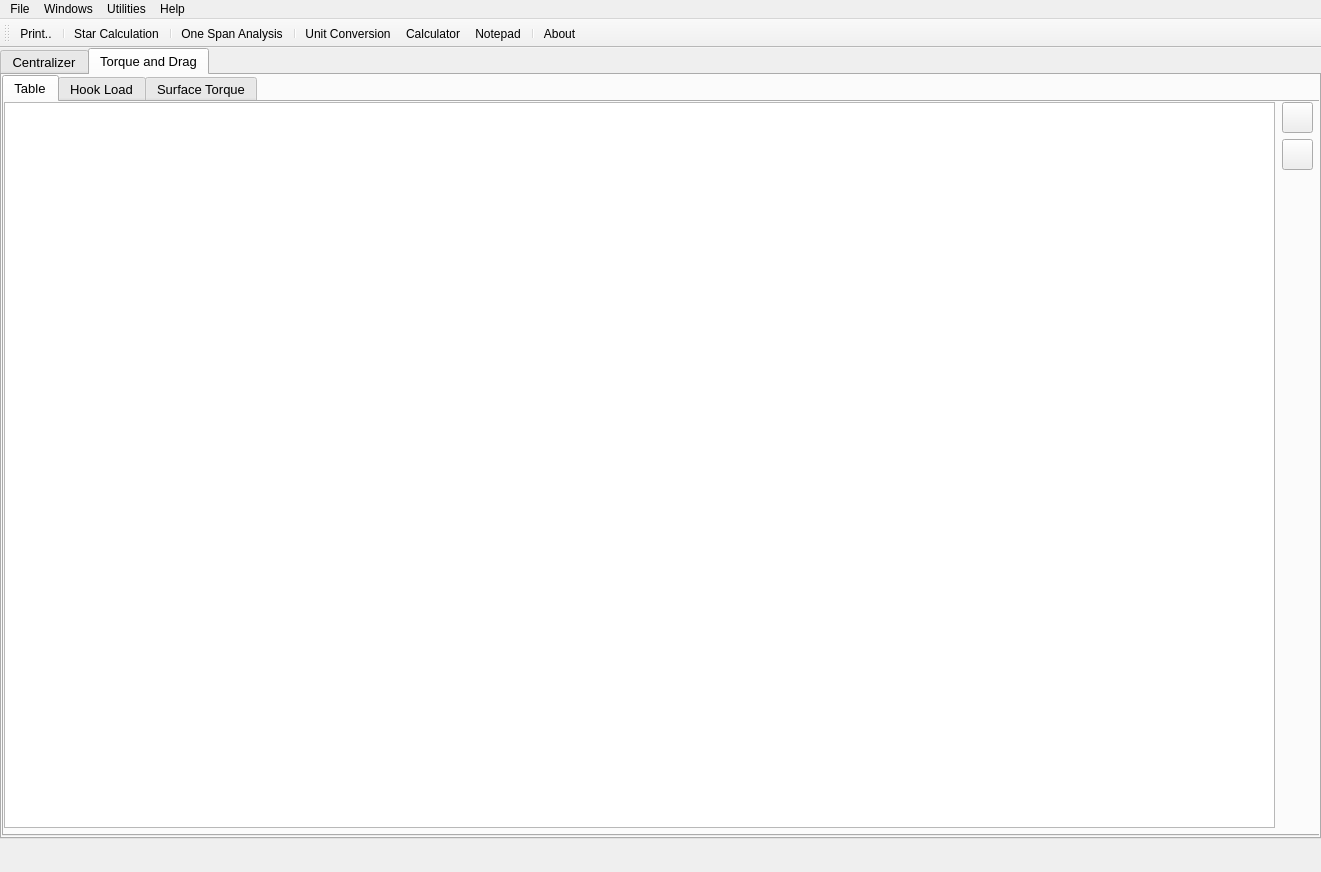
<?xml version="1.0" encoding="UTF-8"?>
<ui version="4.0">
 <class>OutputWindow</class>
 <widget class="QMainWindow" name="OutputWindow">
  <property name="geometry">
   <rect>
    <x>0</x>
    <y>0</y>
    <width>1321</width>
    <height>872</height>
   </rect>
  </property>
  <property name="windowTitle">
   <string>Central Software - Output Window</string>
  </property>
  <widget class="QWidget" name="centralwidget">
   <widget class="QTabWidget" name="tabWidget">
    <property name="geometry">
     <rect>
      <x>0</x>
      <y>0</y>
      <width>1321</width>
      <height>791</height>
     </rect>
    </property>
    <property name="font">
     <font>
      <pointsize>10</pointsize>
     </font>
    </property>
    <property name="currentIndex">
     <number>1</number>
    </property>
    <widget class="QWidget" name="tab">
     <attribute name="title">
      <string>Centralizer</string>
     </attribute>
     <widget class="QTabWidget" name="tabWidget_2">
      <property name="geometry">
       <rect>
        <x>0</x>
        <y>0</y>
        <width>1321</width>
        <height>761</height>
       </rect>
      </property>
      <property name="currentIndex">
       <number>0</number>
      </property>
      <widget class="QWidget" name="tab_3">
       <attribute name="title">
        <string>Tables</string>
       </attribute>
       <widget class="QTabWidget" name="tabWidget_3">
        <property name="geometry">
         <rect>
          <x>0</x>
          <y>0</y>
          <width>1321</width>
          <height>731</height>
         </rect>
        </property>
        <property name="currentIndex">
         <number>0</number>
        </property>
        <widget class="QWidget" name="tab_9">
         <attribute name="title">
          <string>Summary</string>
         </attribute>
         <widget class="MatplotlibWidget" name="owMechanicalState_graphicsView">
          <property name="geometry">
           <rect>
            <x>0</x>
            <y>0</y>
            <width>281</width>
            <height>697</height>
           </rect>
          </property>
         </widget>
         <widget class="QLabel" name="label">
          <property name="geometry">
           <rect>
            <x>290</x>
            <y>10</y>
            <width>91</width>
            <height>21</height>
           </rect>
          </property>
          <property name="text">
           <string>Table color:</string>
          </property>
         </widget>
         <widget class="QTableWidget" name="owSummary_tableWidget">
          <property name="geometry">
           <rect>
            <x>290</x>
            <y>40</y>
            <width>1021</width>
            <height>657</height>
           </rect>
          </property>
         </widget>
         <widget class="QLabel" name="label_2">
          <property name="geometry">
           <rect>
            <x>420</x>
            <y>10</y>
            <width>121</width>
            <height>20</height>
           </rect>
          </property>
          <property name="text">
           <string>No Centralizer</string>
          </property>
         </widget>
         <widget class="QLabel" name="label_3">
          <property name="geometry">
           <rect>
            <x>550</x>
            <y>10</y>
            <width>121</width>
            <height>20</height>
           </rect>
          </property>
          <property name="text">
           <string>Specify spacing</string>
          </property>
         </widget>
         <widget class="QLabel" name="label_4">
          <property name="geometry">
           <rect>
            <x>690</x>
            <y>10</y>
            <width>121</width>
            <height>20</height>
           </rect>
          </property>
          <property name="text">
           <string>Specify standoff</string>
          </property>
         </widget>
         <widget class="QLabel" name="label_5">
          <property name="geometry">
           <rect>
            <x>836</x>
            <y>10</y>
            <width>121</width>
            <height>20</height>
           </rect>
          </property>
          <property name="text">
           <string>Specify location</string>
          </property>
         </widget>
        </widget>
        <widget class="QWidget" name="tab_10">
         <attribute name="title">
          <string>Centralizer Calculation</string>
         </attribute>
         <widget class="QLabel" name="label_6">
          <property name="geometry">
           <rect>
            <x>556</x>
            <y>10</y>
            <width>121</width>
            <height>20</height>
           </rect>
          </property>
          <property name="text">
           <string>Specify location</string>
          </property>
         </widget>
         <widget class="QLabel" name="label_7">
          <property name="geometry">
           <rect>
            <x>10</x>
            <y>10</y>
            <width>91</width>
            <height>21</height>
           </rect>
          </property>
          <property name="text">
           <string>Table color:</string>
          </property>
         </widget>
         <widget class="QLabel" name="label_8">
          <property name="geometry">
           <rect>
            <x>410</x>
            <y>10</y>
            <width>121</width>
            <height>20</height>
           </rect>
          </property>
          <property name="text">
           <string>Specify standoff</string>
          </property>
         </widget>
         <widget class="QLabel" name="label_9">
          <property name="geometry">
           <rect>
            <x>140</x>
            <y>10</y>
            <width>121</width>
            <height>20</height>
           </rect>
          </property>
          <property name="text">
           <string>No Centralizer</string>
          </property>
         </widget>
         <widget class="QLabel" name="label_10">
          <property name="geometry">
           <rect>
            <x>270</x>
            <y>10</y>
            <width>121</width>
            <height>20</height>
           </rect>
          </property>
          <property name="text">
           <string>Specify spacing</string>
          </property>
         </widget>
         <widget class="QPushButton" name="owCentralizerCalculationDown_pushButton">
          <property name="geometry">
           <rect>
            <x>1278</x>
            <y>70</y>
            <width>31</width>
            <height>31</height>
           </rect>
          </property>
          <property name="icon">
           <iconset>
            <normaloff>iconos/arrow-down-double.png</normaloff>iconos/arrow-down-double.png</iconset>
          </property>
         </widget>
         <widget class="QPushButton" name="owCentralizerCalculationUp_pushButton">
          <property name="geometry">
           <rect>
            <x>1278</x>
            <y>33</y>
            <width>31</width>
            <height>31</height>
           </rect>
          </property>
          <property name="icon">
           <iconset>
            <normaloff>iconos/arrow-up-double.png</normaloff>iconos/arrow-up-double.png</iconset>
          </property>
         </widget>
         <widget class="QTableWidget" name="owCentralizerCalculation_tableWidget">
          <property name="geometry">
           <rect>
            <x>0</x>
            <y>35</y>
            <width>1271</width>
            <height>661</height>
           </rect>
          </property>
         </widget>
        </widget>
       </widget>
      </widget>
      <widget class="QWidget" name="tab_4">
       <attribute name="title">
        <string>Spacing</string>
       </attribute>
       <widget class="MatplotlibWidget" name="owSpacing_graphicsView">
        <property name="geometry">
         <rect>
          <x>0</x>
          <y>0</y>
          <width>1311</width>
          <height>727</height>
         </rect>
        </property>
       </widget>
      </widget>
      <widget class="QWidget" name="tab_6">
       <attribute name="title">
        <string>Side Force</string>
       </attribute>
       <widget class="MatplotlibWidget" name="owSideForce_graphicsView">
        <property name="geometry">
         <rect>
          <x>0</x>
          <y>0</y>
          <width>1311</width>
          <height>727</height>
         </rect>
        </property>
       </widget>
      </widget>
      <widget class="QWidget" name="tab_5">
       <attribute name="title">
        <string>Standoff (%)</string>
       </attribute>
       <widget class="MatplotlibWidget" name="owStandoff_graphicsView">
        <property name="geometry">
         <rect>
          <x>0</x>
          <y>0</y>
          <width>1311</width>
          <height>727</height>
         </rect>
        </property>
       </widget>
      </widget>
      <widget class="QWidget" name="tab_7">
       <attribute name="title">
        <string>Dogleg</string>
       </attribute>
       <widget class="MatplotlibWidget" name="owDogleg_graphicsView">
        <property name="geometry">
         <rect>
          <x>0</x>
          <y>0</y>
          <width>1311</width>
          <height>727</height>
         </rect>
        </property>
       </widget>
      </widget>
      <widget class="QWidget" name="tab_8">
       <attribute name="title">
        <string>Side Force 2D</string>
       </attribute>
       <widget class="MatplotlibWidget" name="owSideForce2D_graphicsView">
        <property name="geometry">
         <rect>
          <x>0</x>
          <y>0</y>
          <width>1311</width>
          <height>727</height>
         </rect>
        </property>
       </widget>
      </widget>
     </widget>
    </widget>
    <widget class="QWidget" name="tab_2">
     <attribute name="title">
      <string>Torque and Drag</string>
     </attribute>
     <widget class="QTabWidget" name="tabWidget_4">
      <property name="geometry">
       <rect>
        <x>0</x>
        <y>0</y>
        <width>1321</width>
        <height>761</height>
       </rect>
      </property>
      <property name="currentIndex">
       <number>0</number>
      </property>
      <widget class="QWidget" name="tab_11">
       <attribute name="title">
        <string>Table</string>
       </attribute>
       <widget class="QTableWidget" name="owTorqueAndDrag_tableWidget">
        <property name="geometry">
         <rect>
          <x>0</x>
          <y>0</y>
          <width>1271</width>
          <height>726</height>
         </rect>
        </property>
       </widget>
       <widget class="QPushButton" name="owTorqueAndDragDown_pushButton">
        <property name="geometry">
         <rect>
          <x>1278</x>
          <y>37</y>
          <width>31</width>
          <height>31</height>
         </rect>
        </property>
        <property name="icon">
         <iconset>
          <normaloff>iconos/arrow-down-double.png</normaloff>iconos/arrow-down-double.png</iconset>
        </property>
       </widget>
       <widget class="QPushButton" name="owTorqueAndDragUp_pushButton">
        <property name="geometry">
         <rect>
          <x>1278</x>
          <y>0</y>
          <width>31</width>
          <height>31</height>
         </rect>
        </property>
        <property name="icon">
         <iconset>
          <normaloff>iconos/arrow-up-double.png</normaloff>iconos/arrow-up-double.png</iconset>
        </property>
       </widget>
      </widget>
      <widget class="QWidget" name="tab_12">
       <attribute name="title">
        <string>Hook Load</string>
       </attribute>
       <widget class="MatplotlibWidget" name="owHookLoad_graphicsView">
        <property name="geometry">
         <rect>
          <x>0</x>
          <y>0</y>
          <width>1311</width>
          <height>727</height>
         </rect>
        </property>
       </widget>
      </widget>
      <widget class="QWidget" name="tab_13">
       <attribute name="title">
        <string>Surface Torque</string>
       </attribute>
       <widget class="MatplotlibWidget" name="owSurfaceTorque_graphicsView">
        <property name="geometry">
         <rect>
          <x>0</x>
          <y>0</y>
          <width>1311</width>
          <height>727</height>
         </rect>
        </property>
       </widget>
      </widget>
     </widget>
    </widget>
   </widget>
  </widget>
  <widget class="QToolBar" name="iw_toolBar">
   <property name="windowTitle">
    <string>toolBar</string>
   </property>
   <property name="iconSize">
    <size>
     <width>30</width>
     <height>30</height>
    </size>
   </property>
   <attribute name="toolBarArea">
    <enum>TopToolBarArea</enum>
   </attribute>
   <attribute name="toolBarBreak">
    <bool>false</bool>
   </attribute>
   <addaction name="actionPrint_2"/>
   <addaction name="separator"/>
   <addaction name="actionStar_Calculation"/>
   <addaction name="separator"/>
   <addaction name="actionOne_Span_Analysis"/>
   <addaction name="separator"/>
   <addaction name="actionUnit_Conversion"/>
   <addaction name="actionCalculator"/>
   <addaction name="actionNotepad"/>
   <addaction name="separator"/>
   <addaction name="actionAbout"/>
  </widget>
  <widget class="QMenuBar" name="menubar">
   <property name="geometry">
    <rect>
     <x>0</x>
     <y>0</y>
     <width>1321</width>
     <height>26</height>
    </rect>
   </property>
   <widget class="QMenu" name="menuWindows">
    <property name="title">
     <string>Windows</string>
    </property>
    <addaction name="actionOne_Span_Analysis"/>
    <addaction name="action3D_Wellpath"/>
    <addaction name="actionCentralizer"/>
   </widget>
   <widget class="QMenu" name="menuUtilities">
    <property name="title">
     <string>Utilities</string>
    </property>
    <addaction name="actionUnit_Conversion"/>
    <addaction name="actionCalculator"/>
    <addaction name="actionNotepad"/>
   </widget>
   <widget class="QMenu" name="menuHelp">
    <property name="title">
     <string>Help</string>
    </property>
    <addaction name="actionAbout"/>
    <addaction name="actionAbbreviation"/>
    <addaction name="separator"/>
    <addaction name="actionDisclaimer"/>
   </widget>
   <widget class="QMenu" name="menuFile">
    <property name="title">
     <string>File</string>
    </property>
    <addaction name="actionGenerate_Report"/>
    <addaction name="actionGraph_Settings"/>
    <addaction name="separator"/>
    <addaction name="actionPrint_All"/>
    <addaction name="separator"/>
    <addaction name="actionReturn_to_Input_Window"/>
   </widget>
   <addaction name="menuFile"/>
   <addaction name="menuWindows"/>
   <addaction name="menuUtilities"/>
   <addaction name="menuHelp"/>
  </widget>
  <action name="actionNew">
   <property name="icon">
    <iconset>
     <normaloff>iconos/document-new.png</normaloff>iconos/document-new.png</iconset>
   </property>
   <property name="text">
    <string>New</string>
   </property>
   <property name="shortcut">
    <string>Ctrl+N</string>
   </property>
  </action>
  <action name="actionOpen">
   <property name="icon">
    <iconset>
     <normaloff>iconos/document-open.png</normaloff>iconos/document-open.png</iconset>
   </property>
   <property name="text">
    <string>Open...</string>
   </property>
   <property name="shortcut">
    <string>Ctrl+O</string>
   </property>
  </action>
  <action name="actionSave">
   <property name="icon">
    <iconset>
     <normaloff>iconos/document-save.png</normaloff>iconos/document-save.png</iconset>
   </property>
   <property name="text">
    <string>Save</string>
   </property>
   <property name="shortcut">
    <string>Ctrl+S</string>
   </property>
  </action>
  <action name="actionSave_As">
   <property name="text">
    <string>Save As...</string>
   </property>
  </action>
  <action name="actionPrint">
   <property name="text">
    <string>Print Preview...</string>
   </property>
  </action>
  <action name="actionPrint_2">
   <property name="icon">
    <iconset>
     <normaloff>iconos/document-print.png</normaloff>iconos/document-print.png</iconset>
   </property>
   <property name="text">
    <string>Print..</string>
   </property>
   <property name="shortcut">
    <string>Ctrl+P</string>
   </property>
  </action>
  <action name="actionExit">
   <property name="text">
    <string>Exit</string>
   </property>
  </action>
  <action name="actionCopy_Selection">
   <property name="text">
    <string>Copy Selection</string>
   </property>
  </action>
  <action name="actionPaste">
   <property name="text">
    <string>Paste</string>
   </property>
  </action>
  <action name="actionOne_Span_Analysis">
   <property name="icon">
    <iconset>
     <normaloff>iconos/games-solve.png</normaloff>iconos/games-solve.png</iconset>
   </property>
   <property name="text">
    <string>One Span Analysis...</string>
   </property>
  </action>
  <action name="actionUnit_Setting">
   <property name="text">
    <string>Unit Setting...</string>
   </property>
  </action>
  <action name="actionUnit_Conversion">
   <property name="icon">
    <iconset>
     <normaloff>iconos/measure.png</normaloff>iconos/measure.png</iconset>
   </property>
   <property name="text">
    <string>Unit Conversion...</string>
   </property>
  </action>
  <action name="actionCalculator">
   <property name="icon">
    <iconset>
     <normaloff>iconos/accessories-calculator.png</normaloff>iconos/accessories-calculator.png</iconset>
   </property>
   <property name="text">
    <string>Calculator...</string>
   </property>
  </action>
  <action name="actionNotepad">
   <property name="icon">
    <iconset>
     <normaloff>iconos/story-editor.png</normaloff>iconos/story-editor.png</iconset>
   </property>
   <property name="text">
    <string>Notepad...</string>
   </property>
  </action>
  <action name="actionAbout">
   <property name="icon">
    <iconset>
     <normaloff>iconos/system-help.png</normaloff>iconos/system-help.png</iconset>
   </property>
   <property name="text">
    <string>About...</string>
   </property>
  </action>
  <action name="actionAbbreviation">
   <property name="text">
    <string>Abbreviation...</string>
   </property>
  </action>
  <action name="actionDisclaimer">
   <property name="text">
    <string>Disclaimer...</string>
   </property>
  </action>
  <action name="actionStar_Calculation">
   <property name="icon">
    <iconset>
     <normaloff>iconos/arrow-left.png</normaloff>iconos/arrow-left.png</iconset>
   </property>
   <property name="text">
    <string>Star Calculation</string>
   </property>
   <property name="shortcut">
    <string>F5</string>
   </property>
  </action>
  <action name="actionReturn_to_Input_Window">
   <property name="text">
    <string>Return to Input Window</string>
   </property>
  </action>
  <action name="actionPrint_All">
   <property name="icon">
    <iconset>
     <normaloff>iconos/document-print.png</normaloff>iconos/document-print.png</iconset>
   </property>
   <property name="text">
    <string>Print Report ...</string>
   </property>
  </action>
  <action name="actionPrint_Summary_Only">
   <property name="text">
    <string>Print Summary Only ...</string>
   </property>
  </action>
  <action name="actionGenerate_Report">
   <property name="text">
    <string>Generate Report ...</string>
   </property>
  </action>
  <action name="actionStandoff_Profile">
   <property name="text">
    <string>Standoff Profile ...</string>
   </property>
  </action>
  <action name="action3D_Wellpath">
   <property name="text">
    <string>3D Parameter Visualization ...</string>
   </property>
  </action>
  <action name="actionCentralizer">
   <property name="text">
    <string>Centralizer Spacing Sensitivity Analysis ...</string>
   </property>
  </action>
  <action name="actionGraph_Settings">
   <property name="text">
    <string>Graph Settings ...</string>
   </property>
  </action>
 </widget>
 <customwidgets>
  <customwidget>
   <class>MatplotlibWidget</class>
   <extends>QGraphicsView</extends>
   <header location="global">matplotlibwidget</header>
  </customwidget>
 </customwidgets>
 <resources/>
 <connections>
  <connection>
   <sender>actionExit</sender>
   <signal>triggered()</signal>
   <receiver>OutputWindow</receiver>
   <slot>close()</slot>
   <hints>
    <hint type="sourcelabel">
     <x>-1</x>
     <y>-1</y>
    </hint>
    <hint type="destinationlabel">
     <x>748</x>
     <y>498</y>
    </hint>
   </hints>
  </connection>
 </connections>
</ui>
